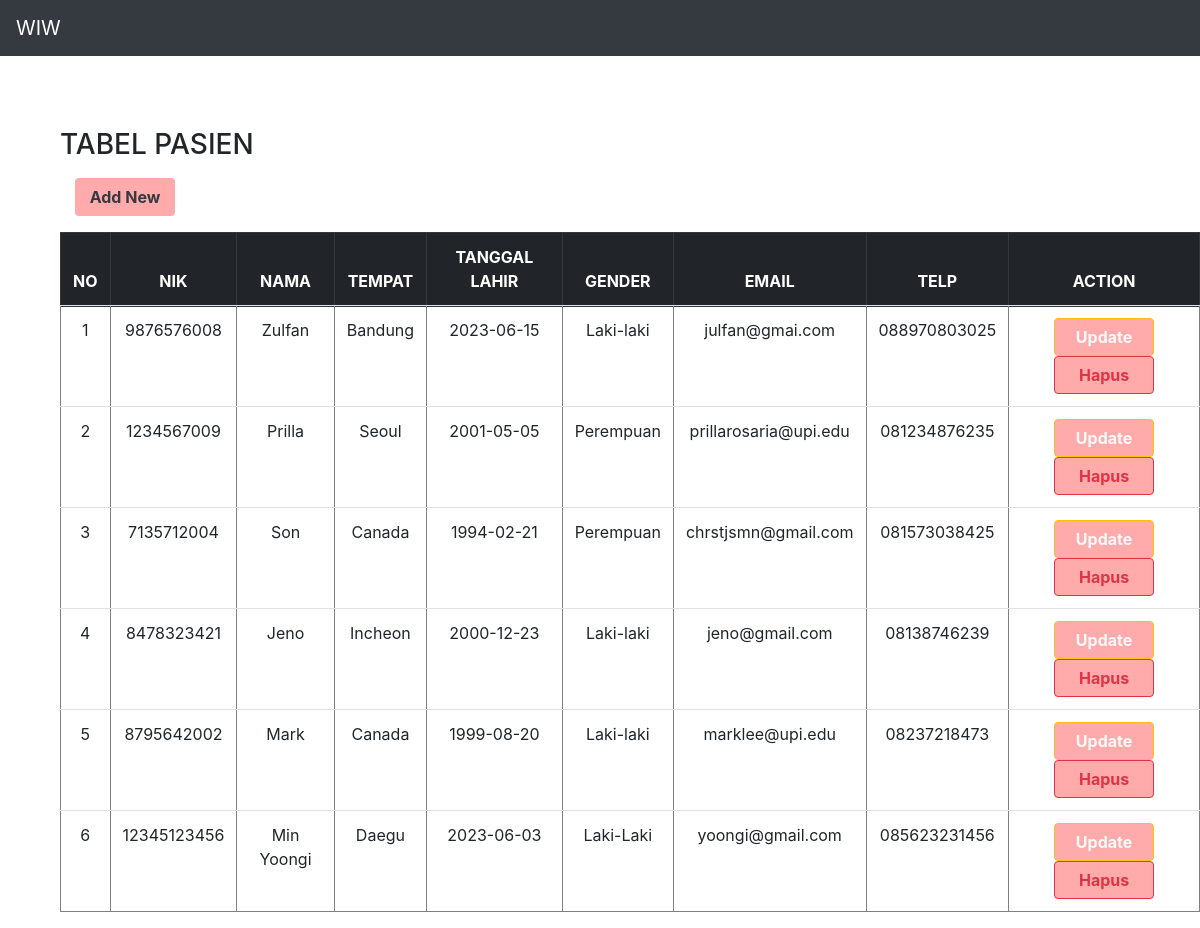
/LP11/index.php, run on the app's committed database.
### tables this page shows
CREATE TABLE `pasien` (
  `id` int(11) NOT NULL,
  `nik` varchar(100) NOT NULL,
  `nama` varchar(100) NOT NULL,
  `tempat` varchar(100) NOT NULL,
  `tl` varchar(100) NOT NULL,
  `gender` varchar(10) NOT NULL,
  `email` varchar(100) NOT NULL,
  `telp` varchar(100) NOT NULL
);

### LP11/presenter/ProsesPasien.php (called while the page is built, shortened)
<?php
class ProsesPasien implements KontrakPasienPresenter
{
	private $tabelpasien;
	private $data = [];
	function __construct()
	{
		try {
			$db_host = "localhost";
			$db_user = "root";
			$db_password = "";
			$db_name = "mvp_01";
			$this->tabelpasien = new TabelPasien($db_host, $db_user, $db_password, $db_name);
			$this->data = array();
		} catch (Exception $e) {
			echo "wiw error" . $e->getMessage();
		}
	}
	function prosesData()
	{
		try {
			$this->tabelpasien->open();
			$this->tabelpasien->getPasien();
			while ($row = $this->tabelpasien->getResult()) {
				$this->data[] = $row;
			}
		} catch (Exception $e) {
			echo "wiw error part 2" . $e->getMessage();
		}
	}
	function getId($i)
	{
		return $this->data[$i]['id'];
	}
	function getNik($i)
	{
		return $this->data[$i]['nik'];
	}
	function getNama($i)
	{
		return $this->data[$i]['nama'];
	}
	function getTempat($i)
	{
		return $this->data[$i]['tempat'];
	}
	function getTl($i)
	{
		return $this->data[$i]['tl'];
	}
	function getGender($i)
	{
		return $this->data[$i]['gender'];
	}
	function getEmail($i)
	{
		return $this->data[$i]['email'];
	}
	function getTelp($i)
	{
		return $this->data[$i]['telp'];
	}
	function getSize()
	{
		return sizeof($this->data);
	}
}

### LP11/model/DB.class.php (called while the page is built, shortened)
<?php
class DB
{
	var $db_host = '';
	var $db_user = '';
	var $db_password = '';
	var $db_name = '';
	var $db_link = '';
	function __construct($db_host = '', $db_user = '', $db_password = '', $db_name = '')
	{
		$this->db_host = $db_host;
		$this->db_user = $db_user;
		$this->db_password = $db_password;
		$this->db_name = $db_name;
	}
	function open()
	{
		$this->db_link = mysqli_connect($this->db_host, $this->db_user, $this->db_password, $this->db_name);
	}
	function execute($query = "")
	{
		$this->result = mysqli_query($this->db_link, $query);
		return $this->result;
	}
}

### LP11/model/TabelPasien.class.php (called while the page is built, shortened)
<?php
class TabelPasien extends DB
{
	function getPasien()
	{
		$query = "SELECT * FROM pasien";
		return $this->execute($query);
	}
}

### LP11/view/TampilPasien.php (the view, shortened to what this page needs)
<?php
include_once("presenter/ProsesPasien.php");
class TampilPasien implements KontrakPasienView
{
	private $prosespasien;
	function __construct()
	{
		$this->prosespasien = new ProsesPasien();
	}
	function tampil()
	{
		$this->prosespasien->prosesData();
		$data = null;
		for ($i = 0; $i < $this->prosespasien->getSize(); $i++) {
			$no = $i + 1;
			$data .= "<tr>
			<td>" . $no . "</td>
			<td>" . $this->prosespasien->getNik($i) . "</td>
			<td>" . $this->prosespasien->getNama($i) . "</td>
			<td>" . $this->prosespasien->getTempat($i) . "</td>
			<td>" . $this->prosespasien->getTl($i) . "</td>
			<td>" . $this->prosespasien->getGender($i) . "</td>
			<td>" . $this->prosespasien->getEmail($i) . "</td>
			<td>" . $this->prosespasien->getTelp($i) . "</td>
			<td><a href='addNew.php?id_update=" . $i . "' class='btn btn-warning text-light' '>Update</a> <a href='index.php?id_delete= " . $this->prosespasien->getId($i) . "' class='btn btn-danger text-danger''>Hapus</a></td>";
		}
	}
}

### LP11/index.php (shortened to what this page needs)
<?php
include_once("model/Template.class.php");
include_once("model/DB.class.php");
include_once("model/TabelPasien.class.php");
include_once("view/TampilPasien.php");
$tp = new TampilPasien();
if (!empty($_GET['id_delete'])) {
    $id = $_GET['id_delete'];
    $tp->deletePasien($id);
}
else {
    $data = $tp->tampil();
}

### LP11/model/Template.class.php (shortened to what this page needs)
<?php
class Template{
	var $content = '';
	function __construct($filename = ''){
		$this->content = implode('', @file($filename));
	}
	function clear(){
		$this->content = preg_replace("/DATA_[A-Z|_|0-9]+/", "", $this->content);
	}
	function write(){
		print $this->content;
	}
	function replace($old = '', $new = ''){
		if(is_int($new)){
			$value = sprintf("%d", $new);
		}elseif(is_float($new)){
			$value = sprintf("%f", $new);
		}elseif(is_array($new)){
			$value = '';
			foreach( $new as $item){
				$value .= $item. '';
			}
		}else{
			$value = $new;
		}
		$this->content = preg_replace("/$old/",  $value, $this->content);
	}
}

### data on the page
pasien: no "1", nik "9876576008", nama "Zulfan", tempat "Bandung", tl "2023-06-15", gender "Laki-laki", email "julfan@gmai.com", telp "088970803025"
pasien: no "2", nik "1234567009", nama "Prilla", tempat "Seoul", tl "2001-05-05", gender "Perempuan", email "prillarosaria@upi.edu", telp "081234876235"
pasien: no "3", nik "7135712004", nama "Son", tempat "Canada", tl "1994-02-21", gender "Perempuan", email "chrstjsmn@gmail.com", telp "081573038425"
pasien: no "4", nik "8478323421", nama "Jeno", tempat "Incheon", tl "2000-12-23", gender "Laki-laki", email "jeno@gmail.com", telp "08138746239"
pasien: no "5", nik "8795642002", nama "Mark", tempat "Canada", tl "1999-08-20", gender "Laki-laki", email "marklee@upi.edu", telp "08237218473"
pasien: no "6", nik "12345123456", nama "Min Yoongi", tempat "Daegu", tl "2023-06-03", gender "Laki-Laki", email "yoongi@gmail.com", telp "085623231456"

### other printed values
$this->content "WIW TABEL PASIEN Add New NO NIK NAMA TEMPAT TANGGAL LAHIR GENDER EMAIL TELP ACTION"
